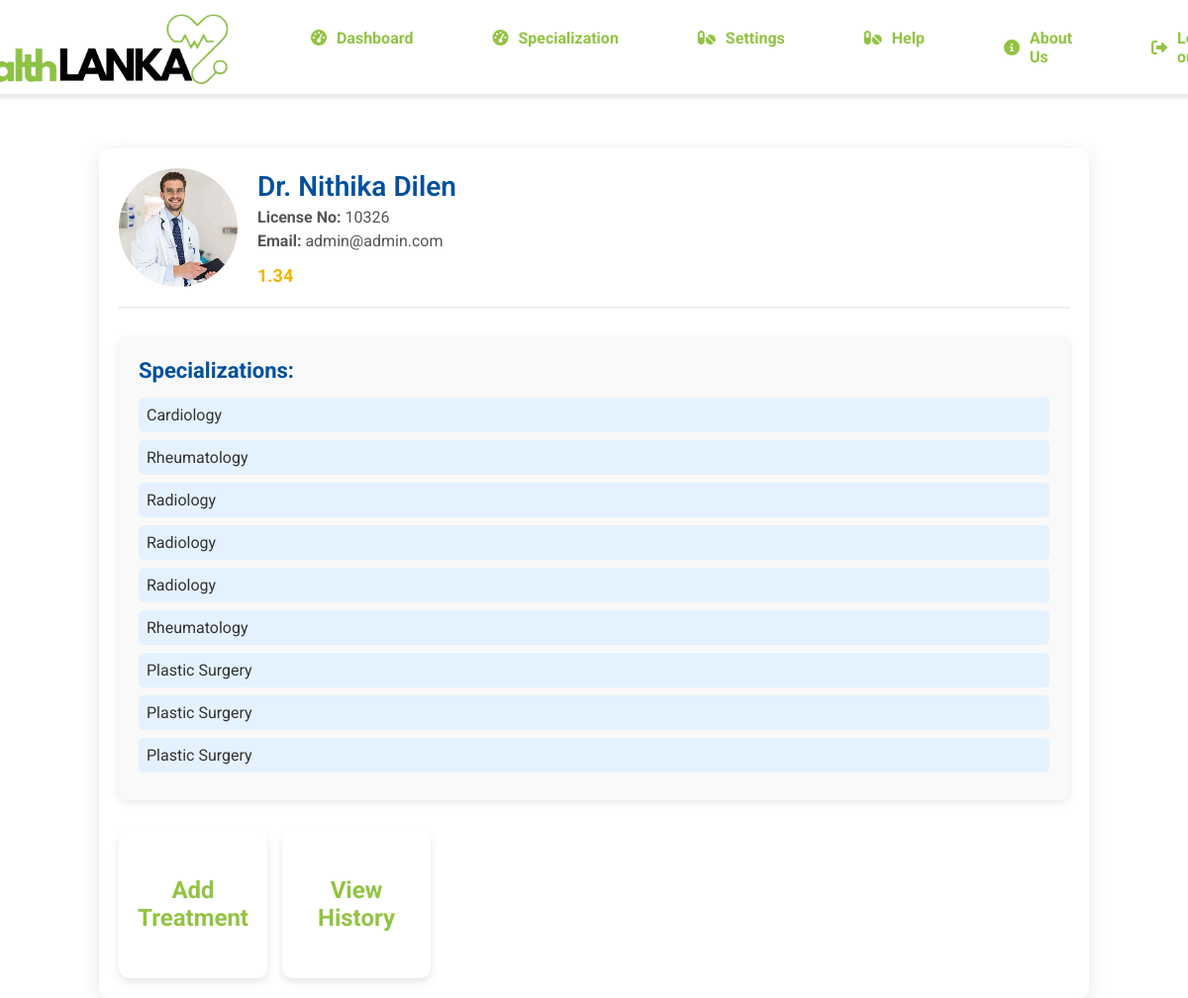
Screenshot of /Doctor/Doctor_Page.php?DoctorID=10326 with the database file from the repository.
### tables this page shows
CREATE TABLE IF NOT EXISTS `doctors` (
  `DoctorID` varchar(50) NOT NULL,
  `FirstName` varchar(50) NOT NULL,
  `LastName` varchar(50) NOT NULL,
  `ContactNo` varchar(20) NOT NULL,
  `Email` varchar(100) NOT NULL,
  `Password` varchar(50) NOT NULL,
  `Image` varchar(100) NOT NULL,
  PRIMARY KEY (`DoctorID`)
);

### Doctor/Doctor_Page.php (the view, shortened to what this page needs)
<?php
include "Doctor_navbar.php";
include '../DBConnection.php';
$query = "SELECT * FROM doctors WHERE DoctorID = ?";
$stmt = $con->prepare($query);
$stmt->bind_param("i", $doctorID);
$stmt->execute();
$result = $stmt->get_result();
$doctor = $result->fetch_assoc();
$sql = "SELECT SUM(`Rate`) AS total_rate, COUNT(`Rate`) AS total_meetups FROM `patient-doctor meetups` WHERE `Doctor ID` = ?";
$stmt = $con->prepare($sql);
$stmt->bind_param("i", $doctorID);
$stmt->execute();
$result = $stmt->get_result();
if ($result->num_rows > 0) {
    while ($row = $result->fetch_assoc()) {
        if ($row["total_meetups"] > 0) {
            $average_rate = $row["total_rate"] / $row["total_meetups"];
            $Rat = number_format($average_rate, 2);
        } else {
            $Rat = "No ratings available";
        }
    }
} else {
    $Rat = "No ratings available";
}
$sql = "SELECT SUM(`Rate`) AS total_rate, COUNT(`Rate`) AS total_meetups FROM `patient-doctor meetups` WHERE `Doctor ID` = ?";
$stmt = $con->prepare($sql);
$stmt->bind_param("i", $doctorID);
$stmt->execute();
$result = $stmt->get_result();
if ($result->num_rows > 0) {
    while ($row = $result->fetch_assoc()) {
        if ($row["total_meetups"] > 0) {
            $average_rate = $row["total_rate"] / $row["total_meetups"];
            $Rat = number_format($average_rate, 2);
        } else {
            $Rat = "No ratings available";
        }
    }
} else {
    $Rat = "No ratings available";
}
$query_specializations = "SELECT s.Name AS Specialization_Name
                          FROM `doctor-specialization` ds
                          JOIN `specialization` s ON ds.`Specilization ID` = s.`Specilizaton ID`
                          WHERE ds.`Doctor  ID` = ?";
$stmt = $con->prepare($query_specializations);
$stmt->bind_param("i", $doctorID);
$stmt->execute();
$result_specializations = $stmt->get_result();
$specializations = [];
if ($result_specializations->num_rows > 0) {
    while ($row = $result_specializations->fetch_assoc()) {
        $specializations[] = htmlspecialchars($row['Specialization_Name']);
    }
} else {
    $specializations[] = "None";
}
?>
<html lang="en">
<head>
</head>
<body>
    <div class="container">
        <div class="header">
            <img src="<?= htmlspecialchars($doctor['Image']) ? htmlspecialchars($doctor['Image']) : 'default-image.jpg'; ?>" alt="Doctor Image">
            <div class="doctor-info">
                <h1>Dr. <?= htmlspecialchars($doctor['FirstName']); ?> <?= htmlspecialchars($doctor['LastName']); ?></h1>
                <p><strong>License No:</strong> <?= htmlspecialchars($doctor['DoctorID']); ?></p>
                <p><strong>Email:</strong> <?= htmlspecialchars($doctor['Email']); ?></p>
                <p class="rating"><?= htmlspecialchars($Rat); ?></p>
            </div>
        </div>
        <div class="specialization-section">
            <h2>Specializations:</h2>
            <ul>
                <?php
                foreach ($specializations as $specialization) {
                    echo "<li>" . $specialization . "</li>";
                }
                ?>
            </ul>
        </div>
        <div class="button-section">
            <a href="AddTreatment1.php?DoctorID=<?= $doctorID; ?>&HospitalID=<?php echo htmlspecialchars($HospitalID)?>">Add Treatment</a>
            <a href="TreatmentHistory.php?DoctorID=<?= $doctorID; ?>&HospitalID=<?php echo htmlspecialchars($HospitalID)?>">View History</a>
        </div>
    </div>
</body>
</html>

### Doctor/Doctor_navbar.php (style rules this page uses)
body, html { margin: 0; padding: 0; font-family: 'Segoe UI', Tahoma, Geneva, Verdana, sans-serif; }
body { display: flex; flex-direction: column; background: #f0f4f7; }

### Doctor/Doctor_Page.php (style rules this page uses)
* { margin: 0; padding: 0; box-sizing: border-box; }
body { margin-top:150px; font-family: 'Roboto', sans-serif; background-color: #fff; color: #333; display: flex; justify-content: center; align-items: center; min-height: 100vh; }
.container { width: 90%; max-width: 1000px; background-color: #fff; border-radius: 10px; padding: 20px; box-shadow: 0 5px 20px rgba(0, 0, 0, 0.1); overflow: auto; }
.header { display: flex; align-items: center; justify-content: flex-start; padding-bottom: 20px; border-bottom: 2px solid #eee; margin-bottom: 20px; }
.header img { width: 120px; height: 120px; border-radius: 50%; object-fit: cover; margin-right: 20px; }
.doctor-info { display: flex; flex-direction: column; gap: 5px; }
.doctor-info h1 { font-size: 28px; font-weight: 600; color: #00509e; }
.doctor-info p { font-size: 16px; color: #555; }
.doctor-info .rating { font-size: 18px; color: #f4b400; font-weight: bold; display: inline-block; margin-top: 10px; }
.specialization-section { margin-top: 30px; padding: 20px; background-color: #f9f9f9; border-radius: 8px; box-shadow: 0 2px 10px rgba(0, 0, 0, 0.1); }
.specialization-section h2 { font-size: 22px; margin-bottom: 15px; color: #00509e; }
.specialization-section ul { list-style: none; padding-left: 0; margin-top: 10px; }
.specialization-section li { font-size: 16px; color: #333; margin-bottom: 8px; background-color: #e4f2ff; padding: 8px; border-radius: 5px; }
.button-section { display:inline-flex; flex-direction: row; justify-content: space-around; gap: 15px; margin-top: 30px; border-width: 2px; }
.button-section a { text-align: center; text-decoration: none; background-color: #fff; border-color: #92c342; border-width: 2px; color: #92c342; padding: 25px; width: 150px; height: 150px; display: flex; justify-content: center; align-items: center; align-self: center; border-radius: 10px; font-size: 24px; font-weight: bolder; transition: all 0.3s ease; box-shadow: 0 4px 8px rgba(0, 0, 0, 0.1); }

### rows the page displays
doctors: Image (picture), FirstName "Nithika", LastName "Dilen", DoctorID "10326", Email "admin@admin.com"

### other values shown
$Rat "1.34"
$specialization "Cardiology"
$specialization "Rheumatology"
$specialization "Radiology"
$specialization "Plastic Surgery"
